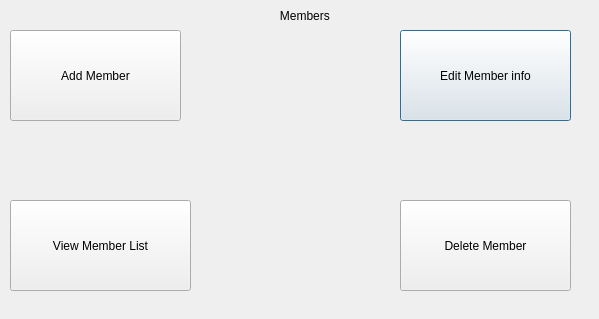
<?xml version="1.0" encoding="UTF-8"?>
<ui version="4.0">
 <class>Member_management</class>
 <widget class="QDialog" name="Member_management">
  <property name="geometry">
   <rect>
    <x>0</x>
    <y>0</y>
    <width>599</width>
    <height>319</height>
   </rect>
  </property>
  <property name="windowTitle">
   <string>Dialog</string>
  </property>
  <widget class="QPushButton" name="EditInfo_btn">
   <property name="geometry">
    <rect>
     <x>400</x>
     <y>30</y>
     <width>171</width>
     <height>91</height>
    </rect>
   </property>
   <property name="text">
    <string>Edit Member info</string>
   </property>
  </widget>
  <widget class="QPushButton" name="AddMember_btn">
   <property name="geometry">
    <rect>
     <x>10</x>
     <y>30</y>
     <width>171</width>
     <height>91</height>
    </rect>
   </property>
   <property name="text">
    <string>Add Member</string>
   </property>
  </widget>
  <widget class="QPushButton" name="MemberList_btn">
   <property name="geometry">
    <rect>
     <x>10</x>
     <y>200</y>
     <width>181</width>
     <height>91</height>
    </rect>
   </property>
   <property name="text">
    <string>View Member List</string>
   </property>
  </widget>
  <widget class="QLabel" name="label">
   <property name="geometry">
    <rect>
     <x>200</x>
     <y>0</y>
     <width>161</width>
     <height>31</height>
    </rect>
   </property>
   <property name="text">
    <string>                        Members</string>
   </property>
  </widget>
  <widget class="QPushButton" name="Delete_btn">
   <property name="geometry">
    <rect>
     <x>400</x>
     <y>200</y>
     <width>171</width>
     <height>91</height>
    </rect>
   </property>
   <property name="text">
    <string>Delete Member</string>
   </property>
  </widget>
 </widget>
 <resources/>
 <connections/>
</ui>
